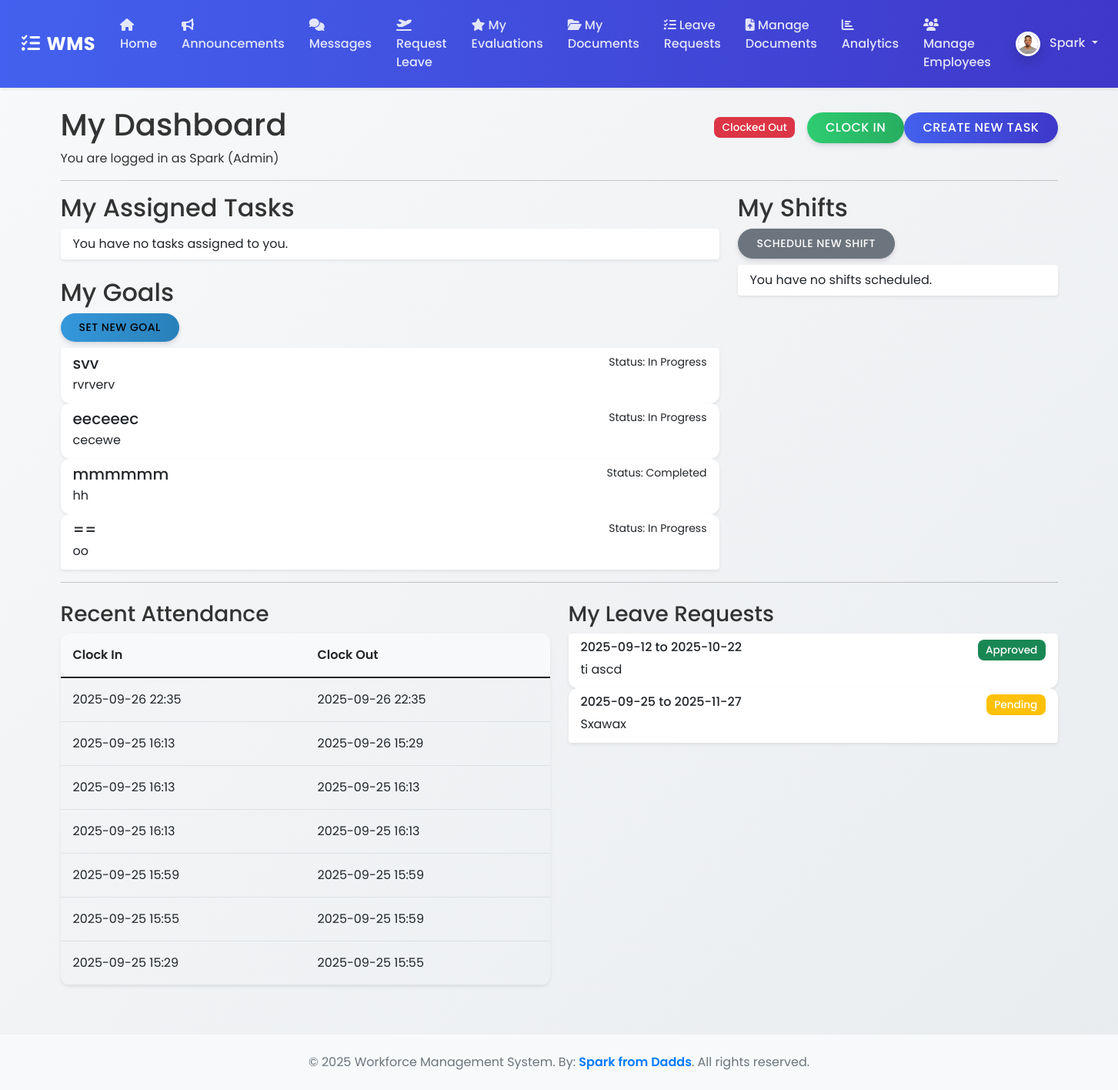
Screenshot of /home (signed in) with the database file from the repository.
### wms/models.py (models this page shows, shortened)
class ProfilePicture(db.Model):
    id = db.Column(db.Integer, primary_key=True)
    filename = db.Column(db.String(100), nullable=False)
    upload_date = db.Column(db.DateTime, nullable=False, default=datetime.datetime.utcnow)
    user_id = db.Column(db.Integer, db.ForeignKey('user.id'), nullable=False, unique=True)

class User(UserMixin, db.Model):
    id = db.Column(db.Integer, primary_key=True)
    username = db.Column(db.String(150), unique=True, nullable=False)
    email = db.Column(db.String(150), unique=True, nullable=False)
    password_hash = db.Column(db.String(256))
    role = db.Column(db.String(50), nullable=False, default='Employee') # Roles: Admin, Manager, Employee
    profile_picture = db.relationship('ProfilePicture', backref='user', uselist=False)

class Goal(db.Model):
    id = db.Column(db.Integer, primary_key=True)
    title = db.Column(db.String(100), nullable=False)
    description = db.Column(Text, nullable=False)
    status = db.Column(db.String(20), nullable=False, default='In Progress')  # In Progress, Completed, Archived
    user_id = db.Column(db.Integer, db.ForeignKey('user.id'), nullable=False)
    user = db.relationship('User', backref='goals')

class Attendance(db.Model):
    id = db.Column(db.Integer, primary_key=True)
    clock_in_time = db.Column(db.DateTime, nullable=False, default=datetime.datetime.utcnow)
    clock_out_time = db.Column(db.DateTime, nullable=True)
    user_id = db.Column(db.Integer, db.ForeignKey('user.id'), nullable=False)
    user = db.relationship('User', backref='attendances')

class LeaveRequest(db.Model):
    id = db.Column(db.Integer, primary_key=True)
    start_date = db.Column(Date, nullable=False)
    end_date = db.Column(Date, nullable=False)
    reason = db.Column(Text, nullable=False)
    status = db.Column(db.String(20), nullable=False, default='Pending')  # Pending, Approved, Rejected
    user_id = db.Column(db.Integer, db.ForeignKey('user.id'), nullable=False)
    user = db.relationship('User', backref='leave_requests')

### wms/routes.py (the view)
@main_bp.route("/")
@main_bp.route("/home")
@login_required
def home():
    tasks = current_user.tasks_assigned_to
    shifts = current_user.shifts
    last_attendance = Attendance.query.filter_by(user_id=current_user.id).order_by(Attendance.clock_in_time.desc()).first()
    attendance_history = Attendance.query.filter_by(user_id=current_user.id).order_by(Attendance.clock_in_time.desc()).limit(7).all()
    leave_requests = current_user.leave_requests
    goals = Goal.query.filter_by(user=current_user).filter(Goal.status != 'Archived').all()
    clock_form = EmptyForm()
    return render_template('index.html', title='Home', tasks=tasks, shifts=shifts, last_attendance=last_attendance, attendance_history=attendance_history, leave_requests=leave_requests, goals=goals, clock_form=clock_form)

### wms/__init__.py (called while the page is built)
def create_app():
    app = Flask(__name__)
    app.config['SECRET_KEY'] = os.environ.get('SECRET_KEY', 'a-very-secret-key-for-dev')
    app.config['SQLALCHEMY_DATABASE_URI'] = os.environ.get('DATABASE_URL', 'sqlite:///wms.db')
    app.config['SQLALCHEMY_TRACK_MODIFICATIONS'] = False
    app.config['UPLOAD_FOLDER'] = os.path.join(app.root_path, 'static/uploads')
    db.init_app(app)
    login_manager.init_app(app)
    csrf.init_app(app)
    migrate.init_app(app, db) # Initialize Migrate with app and db
    login_manager.login_view = 'main.login'
    login_manager.login_message_category = 'info'
    from wms.routes import main_bp
    app.register_blueprint(main_bp)
    with app.app_context():
        from . import models
    @login_manager.user_loader
    def load_user(user_id):
        from .models import User
        return User.query.get(int(user_id))
    return app

### wms/templates/index.html (shortened to what this page needs)
{% extends "base.html" %}
{% block content %}
    <div class="d-flex justify-content-between align-items-center">
        <h1>My Dashboard</h1>
        <div class="d-flex align-items-center">
            {% if last_attendance and last_attendance.clock_out_time is none %}
                <span class="badge bg-success me-3">Clocked In</span>
                <form action="{{ url_for('main.clock_in_out') }}" method="POST">
                    {{ clock_form.hidden_tag() }}
                    <button type="submit" class="btn btn-danger">Clock Out</button>
                </form>
            {% else %}
                <span class="badge bg-danger me-3">Clocked Out</span>
                <form action="{{ url_for('main.clock_in_out') }}" method="POST">
                    <button type="submit" class="btn btn-success">Clock In</button>
                </form>
            {% endif %}
            {% if current_user.role in ['Admin', 'Manager'] %}
                <a class="btn btn-primary ms-auto" href="{{ url_for('main.new_task') }}">Create New Task</a>
            {% endif %}
        </div>
    </div>
    <p>You are logged in as {{ current_user.username }} ({{ current_user.role }})</p>
    <hr>
    <div class="row">
        <div class="col-md-8">
            <h2>My Assigned Tasks</h2>
            <div class="list-group mb-4">
                {% for task in tasks %}
                    <a href="#" class="list-group-item list-group-item-action">
                        <div class="d-flex w-100 justify-content-between">
                            <h5 class="mb-1">{{ task.title }}</h5>
                            <small>Deadline: {{ task.deadline.strftime('%Y-%m-%d') }}</small>
                        </div>
                        <p class="mb-1">{{ task.description }}</p>
                        <small>Status: {{ task.status }} | Priority: {{ task.priority }} | Assigned by: {{ task.assigned_by.username }}</small>
                    </a>
                {% else %}
                    <div class="list-group-item">
                        You have no tasks assigned to you.
                    </div>
                {% endfor %}
            </div>
            <h2>My Goals</h2>
            <a class="btn btn-info btn-sm mb-2" href="{{ url_for('main.new_goal') }}">Set New Goal</a>
            <div class="list-group">
                {% for goal in goals %}
                    <a href="{{ url_for('main.edit_goal', goal_id=goal.id) }}" class="list-group-item list-group-item-action">
                        <div class="d-flex w-100 justify-content-between">
                            <h5 class="mb-1">{{ goal.title }}</h5>
                            <small>Status: {{ goal.status }}</small>
                        </div>
                        <p class="mb-1">{{ goal.description }}</p>
                    </a>
                {% else %}
                    <div class="list-group-item">
                        You have no active goals.
                    </div>
                {% endfor %}
            </div>
        </div>
        <div class="col-md-4">
            <h2>My Shifts</h2>
            {% if current_user.role in ['Admin', 'Manager'] %}
                <a class="btn btn-secondary btn-sm mb-2" href="{{ url_for('main.new_shift') }}">Schedule New Shift</a>
            {% endif %}
            <div class="list-group">
                {% for shift in shifts %}
                    <div class="list-group-item">
                        <p class="mb-1"><strong>Start:</strong> {{ shift.start_time.strftime('%Y-%m-%d %H:%M') }}</p>
                        <p class="mb-1"><strong>End:</strong> {{ shift.end_time.strftime('%Y-%m-%d %H:%M') }}</p>
                    </div>
                {% else %}
                    <div class="list-group-item">
                        You have no shifts scheduled.
                    </div>
                {% endfor %}
            </div>
        </div>
    </div>
    <hr>
    <div class="row mt-4">
        <div class="col-md-6">
            <h3>Recent Attendance</h3>
            <table class="table table-sm">
                <thead>
                    <tr>
                        <th>Clock In</th>
                        <th>Clock Out</th>
                    </tr>
                </thead>
                <tbody>
                    {% for entry in attendance_history %}
                        <tr>
                            <td>{{ entry.clock_in_time.strftime('%Y-%m-%d %H:%M') }}</td>
                            <td>{{ entry.clock_out_time.strftime('%Y-%m-%d %H:%M') if entry.clock_out_time else 'Still Clocked In' }}</td>
                        </tr>
                    {% else %}
                        <tr>
                            <td colspan="2">No attendance records found.</td>
                        </tr>
                    {% endfor %}
                </tbody>
            </table>
        </div>
        <div class="col-md-6">
            <h3>My Leave Requests</h3>
            <div class="list-group">
                {% for request in leave_requests %}
                    <div class="list-group-item">
                        <div class="d-flex w-100 justify-content-between">
                            <h6 class="mb-1">{{ request.start_date.strftime('%Y-%m-%d') }} to {{ request.end_date.strftime('%Y-%m-%d') }}</h6>
                            {% if request.status == 'Approved' %}
                                <span class="badge bg-success">{{ request.status }}</span>
                            {% elif request.status == 'Rejected' %}
                                <span class="badge bg-danger">{{ request.status }}</span>
                            {% else %}
                                <span class="badge bg-warning">{{ request.status }}</span>
                            {% endif %}
                        </div>
                        <p class="mb-1">{{ request.reason }}</p>
                    </div>
                {% else %}
                    <div class="list-group-item">
                        You have no leave requests.
                    </div>
                {% endfor %}
            </div>
        </div>
    </div>
{% endblock content %}

### wms/templates/base.html (shortened to what this page needs)
<!DOCTYPE html>
<html>
<head>
    <link rel="stylesheet" href="https://cdn.jsdelivr.net/npm/bootstrap@5.1.3/dist/css/bootstrap.min.css">
    <link rel="stylesheet" href="https://cdnjs.cloudflare.com/ajax/libs/font-awesome/6.5.0/css/all.min.css">
    <link rel="stylesheet" href="{{ url_for('static', filename='css/styles.css') }}">
</head>
<body>
    <nav class="navbar navbar-expand-lg navbar-dark shadow-sm sticky-top">
        <div class="container-fluid">
            <a class="navbar-brand" href="#"><i class="fas fa-tasks me-2"></i>WMS</a>
            <div class="collapse navbar-collapse" id="navbarContent">
                <ul class="navbar-nav me-auto mb-2 mb-lg-0">
                    {% if current_user.is_authenticated %}
                        <li class="nav-item"><a class="nav-link" href="{{ url_for('main.home') }}"><i class="fas fa-home me-1"></i>Home</a></li>
                        <li class="nav-item"><a class="nav-link" href="{{ url_for('main.announcements') }}"><i class="fas fa-bullhorn me-1"></i>Announcements</a></li>
                        <li class="nav-item"><a class="nav-link" href="{{ url_for('main.messages') }}"><i class="fas fa-comments me-1"></i>Messages</a></li>
                        <li class="nav-item"><a class="nav-link" href="{{ url_for('main.new_leave_request') }}"><i class="fas fa-plane-departure me-1"></i>Request Leave</a></li>
                        <li class="nav-item"><a class="nav-link" href="{{ url_for('main.view_evaluations', user_id=current_user.id) }}"><i class="fas fa-star me-1"></i>My Evaluations</a></li>
                        <li class="nav-item"><a class="nav-link" href="{{ url_for('main.my_documents') }}"><i class="fas fa-folder-open me-1"></i>My Documents</a></li>
                        {% if current_user.role in ['Admin', 'Manager'] %}
                            <li class="nav-item"><a class="nav-link" href="{{ url_for('main.leave_requests') }}"><i class="fas fa-tasks me-1"></i>Leave Requests</a></li>
                            <li class="nav-item"><a class="nav-link" href="{{ url_for('main.documents') }}"><i class="fas fa-file-upload me-1"></i>Manage Documents</a></li>
                            <li class="nav-item"><a class="nav-link" href="{{ url_for('main.analytics') }}"><i class="fas fa-chart-bar me-1"></i>Analytics</a></li>
                            <li class="nav-item"><a class="nav-link" href="{{ url_for('main.manage_employees') }}"><i class="fas fa-users me-1"></i>Manage Employees</a></li>
                        {% endif %}
                    {% endif %}
                </ul>
                <ul class="navbar-nav">
                    {% if current_user.is_authenticated %}
                        <li class="nav-item dropdown">
                            <a class="nav-link dropdown-toggle" href="#" id="navbarDropdown" role="button" data-bs-toggle="dropdown" aria-expanded="false">
                                {% if current_user.profile_picture %}
                                    <img src="{{ url_for('static', filename='uploads/profile_pics/' + current_user.profile_picture.filename) }}"
                                         class="rounded-circle profile-picture" width="32" height="32" alt="Profile Picture">
                                {% else %}
                                    <img src="{{ url_for('static', filename='uploads/profile_pics/default.png') }}"
                                         class="rounded-circle profile-picture" width="32" height="32" alt="Default Profile Picture">
                                {% endif %}
                                <span class="ms-2">{{ current_user.username }}</span>
                            </a>
                        </li>
                    {% else %}
                        <li class="nav-item"><a class="nav-link" href="{{ url_for('main.login') }}"><i class="fas fa-sign-in-alt me-1"></i>Login</a></li>
                        <li class="nav-item"><a class="nav-link" href="{{ url_for('main.register') }}"><i class="fas fa-user-plus me-1"></i>Register</a></li>
                    {% endif %}
                </ul>
            </div>
        </div>
    </nav>
    <div class="container mt-4">
        {% block content %}{% endblock %}
    </div>
    <footer class="bg-light text-center text-muted py-4 mt-5">
  <div class="container">
    <p class="mb-0">
      © 2025 Workforce Management System. By:
      <span style="color: #007BFF; font-weight: 600;">Spark from Dadds</span>.
      All rights reserved.
    </p>
  </div>
</footer>
</body>
</html>

### wms/static/css/styles.css (style rules this page uses)
:root { --primary-color: #4361ee; --secondary-color: #3f37c9; --success-color: #4cc9f0; --info-color: #4895ef; --warning-color: #f72585; --danger-color: #e63946; --light-color: #f8f9fa; --dark-color: #212529; }
body { background: linear-gradient(135deg, #f8f9fa 0%, #e9ecef 100%); min-height: 100vh; font-family: 'Poppins', sans-serif; color: #333; }
.navbar { background: linear-gradient(90deg, var(--primary-color) 0%, var(--secondary-color) 100%) !important; padding: 0.8rem 1rem; }
.navbar-brand { font-weight: 700; letter-spacing: 0.5px; font-size: 1.5rem; color: white !important; }
.navbar-dark .navbar-nav .nav-link { color: rgba(255, 255, 255, 0.85); font-weight: 500; padding: 0.5rem 1rem; border-radius: 4px; transition: all 0.3s ease; }
.card, .list-group-item { border: none; box-shadow: 0 0.125rem 0.25rem rgba(0, 0, 0, 0.075); transition: all 0.3s ease; border-radius: 0.75rem; overflow: hidden; }
.btn { border-radius: 50px; padding: 0.5rem 1.5rem; font-weight: 500; text-transform: uppercase; letter-spacing: 0.5px; transition: all 0.3s ease; box-shadow: 0 4px 6px rgba(50, 50, 93, 0.11), 0 1px 3px rgba(0, 0, 0, 0.08); }
.btn-primary { background: linear-gradient(90deg, var(--primary-color) 0%, var(--secondary-color) 100%); border: none; }
.btn-success { background: linear-gradient(90deg, #2ecc71 0%, #27ae60 100%); border: none; }
.btn-info { background: linear-gradient(90deg, #3498db 0%, #2980b9 100%); border: none; }
.badge { font-size: 0.85rem; padding: 0.5em 0.75em; border-radius: 8px; font-weight: 500; }
.table { border-radius: 0.75rem; overflow: hidden; box-shadow: 0 0.125rem 0.25rem rgba(0, 0, 0, 0.075); }
.table thead th { background-color: #f8f9fa; vertical-align: middle; border-bottom: none; padding: 1rem; font-weight: 600; }
.table tbody td { padding: 1rem; vertical-align: middle; }
.profile-picture { border: 3px solid white; box-shadow: 0 0.5rem 1rem rgba(0, 0, 0, 0.15); }
.container { animation: fadeIn 0.5s ease-out; }

### rows the page displays
ProfilePicture: filename (picture)
User: username "Spark", role "Admin"
Goal: title "svv", status "In Progress", description "rvrverv"
Goal: title "eeceeec", status "In Progress", description "cecewe"
Goal: title "mmmmmm", status "Completed", description "hh"
Goal: title "==", status "In Progress", description "oo"
Attendance: clock_in_time "2025-09-26 22:35", clock_out_time "2025-09-26 22:35"
Attendance: clock_in_time "2025-09-25 16:13", clock_out_time "2025-09-26 15:29"
Attendance: clock_in_time "2025-09-25 16:13", clock_out_time "2025-09-25 16:13"
Attendance: clock_in_time "2025-09-25 16:13", clock_out_time "2025-09-25 16:13"
Attendance: clock_in_time "2025-09-25 15:59", clock_out_time "2025-09-25 15:59"
Attendance: clock_in_time "2025-09-25 15:55", clock_out_time "2025-09-25 15:59"
Attendance: clock_in_time "2025-09-25 15:29", clock_out_time "2025-09-25 15:55"
LeaveRequest: start_date "2025-09-12", end_date "2025-10-22", status "Approved", reason "ti ascd"
LeaveRequest: start_date "2025-09-25", end_date "2025-11-27", status "Pending", reason "Sxawax"
